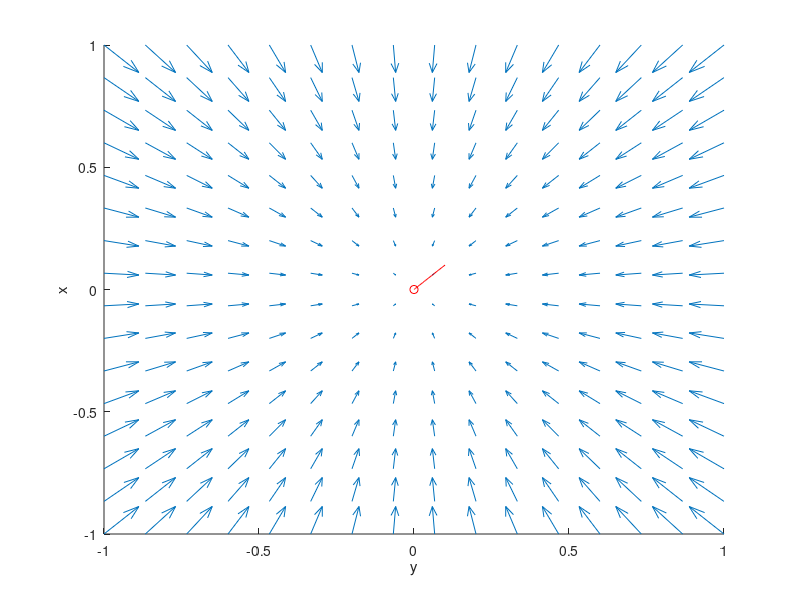

Source code (MATLAB):
% parameters
a = -2;
b = 0;

c = 0;
d = -2;

% model equations
f =@(x,y) a*x + b*y; 
g =@(x,y) c*x + d*y;

[T, X] = ode45(@(t,x)[f(x(1),x(2));g(x(1),x(2))], [0,1000], [.1,.1] );

figure; hold on;
set(gca, 'xlim', [-1, 1], 'ylim', [-1, 1])
ylabel('x');
xlabel('y')

xArray = linspace(-1,1,16);
yArray = linspace(-1,1,16);

[xMesh,yMesh] = meshgrid(xArray, yArray);

% the Matlab plot command for a field of arrows is:
quiver(xMesh, yMesh, f(xMesh, yMesh), g(xMesh,yMesh))
plot(X(:,1),X(:,2),'-r')
plot(X(end,1),X(end,2), 'or')